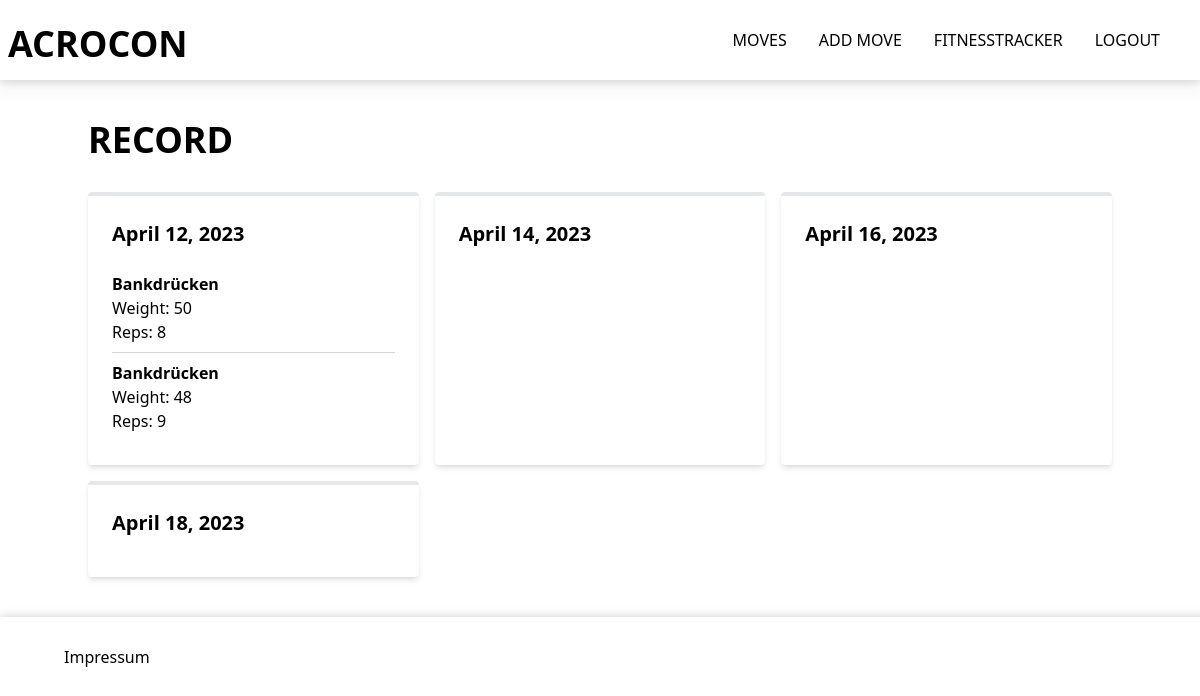
Screenshot of /tracker/record/ (signed in) with the database file from the repository.
### tracker/models.py (models this page shows)
class Training(models.Model):
    userTraining = models.ForeignKey(
        User, default=None, on_delete=models.CASCADE, null=True)
    Date = models.DateField(default=datetime.date.today)
    def __str__(self):
        return str(self.Date)

class Set(models.Model):
    Excercise = models.ForeignKey(
        Excercise, default=None, on_delete=models.CASCADE)
    Training = models.ForeignKey(
        Training, default=None, on_delete=models.CASCADE)
    Weight = models.IntegerField()
    Reps = models.IntegerField()
    def __str__(self):
        return str(self.Excercise)+str(self.Training)

class Excercise(models.Model):
    author = models.ForeignKey(User, default=User, on_delete=models.CASCADE)
    Excercise = models.TextField()
    def __str__(self):
        return str(self.Excercise)

### tracker/views.py (the view)
# urls.py: path('record/', views.record, name='record'),
def record(request):
    if request.user.is_authenticated:
        trainings = Training.objects.filter(
            userTraining=request.user).order_by('Date')
        print(trainings)
        trainingDict = {}
        for i in trainings:
            trainingDict[i] = list(Set.objects.filter(Training=i))
        print("TRAINING DICT", trainingDict)
        return render(request, 'tracker/record.html', {'trainingDict': trainingDict})
    else:
        return render(request, 'tracker/record.html')

### mysite/templates/tracker/record.html (shortened to what this page needs)
{% extends "../base.html" %}
{% block content %}
{% if user.is_authenticated %}
<div class="container mx-auto mt-[120px]">
    <h1 class="text-4xl font-bold mb-8 text-6C63FF">RECORD</h1>
    <div class="grid grid-cols-1 md:grid-cols-2 lg:grid-cols-3 gap-4">
        {% for key,value in trainingDict.items %}
            <div class="bg-white shadow-md rounded p-6 border-t-4 border-6C63FF">
                <h2 class="text-xl font-semibold mb-4 text-6C63FF">{{ key.Date }}</h2>
                <div class="divide-y divide-gray-300">
                    {% for set in value %}
                        <div class="py-2">
                            <p class="font-semibold text-6C63FF">{{ set.Excercise }}</p>
                            <p>Weight: {{ set.Weight }}</p>
                            <p>Reps: {{ set.Reps }}</p>
                        </div>
                    {% endfor %}
                </div>
            </div>
        {% endfor %}
    </div>
</div>
{% endif %}
{% endblock %}

### rows the page displays
Training: Date "April 12, 2023"
Set: Excercise "Bankdrücken", Weight "50", Reps "8"
Set: Excercise "Bankdrücken", Weight "48", Reps "9"
Training: Date "April 14, 2023"
Training: Date "April 16, 2023"
Training: Date "April 18, 2023"
